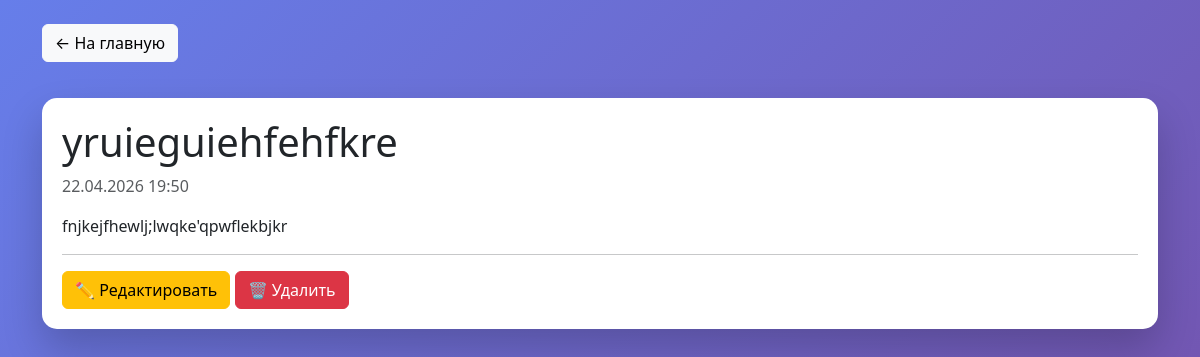
Page /news/8/ (signed in) on the earlier database version.
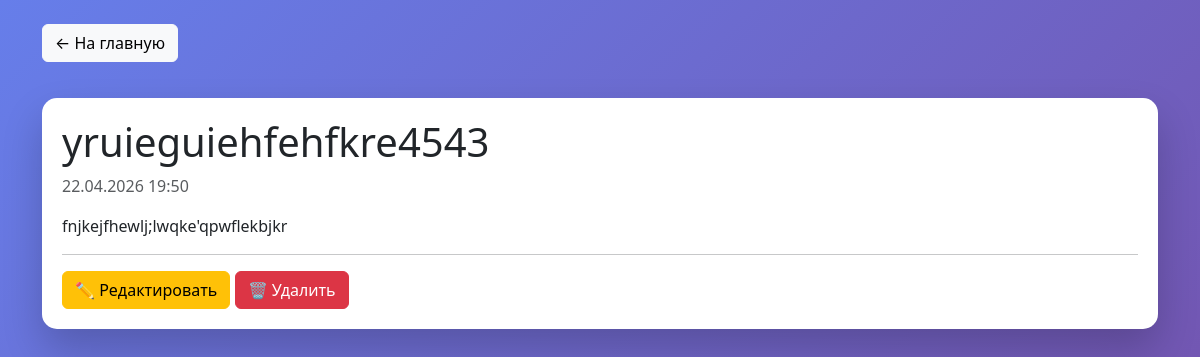
Same page on the later database version.
### main/models.py (models this page shows, shortened)
class News(models.Model):
    title = models.CharField(max_length=200)
    content = models.TextField()
    created_at = models.DateTimeField(auto_now_add=True)
    image = models.ImageField  (upload_to ='news_images/', blank= True, null=True, verbose_name = 'Изображение')

### main/views.py (the view)
# urls.py: path('news/<int:pk>/', views.news_detail, name='news_detail'),
@login_required
def news_detail (request, pk):
    news = get_object_or_404(News , pk = pk )
    return render (request, 'main/news_detail.html', {'news':news })

### main/templates/main/news_detail.html (shortened to what this page needs)
<!DOCTYPE html>
<html lang="ru">
<head>
    <link href="https://cdn.jsdelivr.net/npm/bootstrap@5.3.3/dist/css/bootstrap.min.css" rel="stylesheet">
</head>
<body>
    <div class="container mt-4">
        <a href="{% url 'home' %}" class="btn btn-light mb-3">← На главную</a>
        <div class = "news-card">
            <h1>{{ news.title }}</h1>
            <p class ="text-muted">{{news.created_at|date:"d.m.Y H:i"}}
            </p>
            <p>{{ news.content }}</p>
            <hr>
            <a href = "{% url 'news_update' news.id%}" class ="btn btn-warning">✏️  Редактировать</a>
            <a href="{% url 'news_delete' news.id%}" class = "btn btn-danger">🗑️  Удалить</a>
        </div>
    </div>
</body>
</html>

Differences in the rows shown:
changed News "fnjkejfhewlj;lwqke'qpwflekbjkr": title "yruieguiehfehfkre" → "yruieguiehfehfkre4543"
